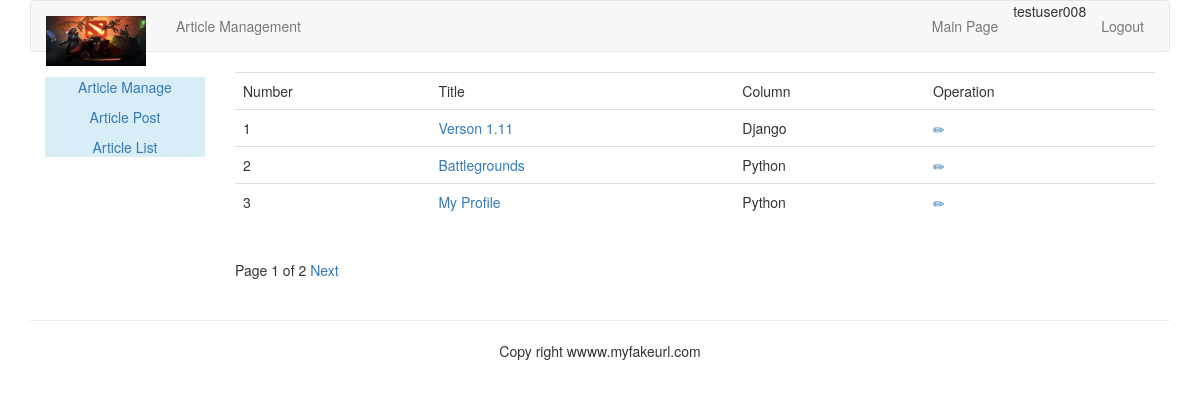
The app's page /article/article-list (signed in) with its own data.
### article/models.py (models this page shows, shortened)
class ArticlePost(models.Model):
    author = models.ForeignKey(User, related_name = 'article')
    title = models.CharField(max_length = 200)
    slug = models.SlugField(max_length = 500)
    column = models.ForeignKey(ArticleColumn, related_name = 'article_column')
    body = models.TextField()
    created = models.DateTimeField(default = timezone.now())
    updated = models.DateTimeField(auto_now = True)
    users_like = models.ManyToManyField(User, related_name = 'articles_like', blank = True)
    class Meta:
        ordering = ('-updated',)
        index_together = (('id', 'slug'),)
    def get_absolute_url(self):
        return reverse('article:article_detail', args = [self.id, self.slug])

class ArticleColumn(models.Model):
    user = models.ForeignKey(User, related_name = 'article_column')
    column = models.CharField(max_length = 200)
    created = models.DateField(auto_now_add = True)
    def __str__(self):
        return self.column

### article/views.py (the view)
@login_required(login_url = '/account/login')
def article_list(request):
    articles_list = ArticlePost.objects.filter(author = request.user)
    paginator = Paginator(articles_list, 3)
    page = request.GET.get('page')
    try:
        current_page = paginator.page(page)
        articles = current_page.object_list
    except PageNotAnInteger:
        current_page = paginator.page(1)
        articles = current_page.object_list
    except EmptyPage:
        current_page = paginator.page(paginator.num_pages)
        articles = current_page.object_list
    return render(request, 'article/column/article_list.html', {"articles":articles, "page":current_page})

### templates/article/column/article_list.html (shortened to what this page needs)
{% extends "article/base.html" %}
{% load staticfiles %}
{% block content %}
<div>
    <table class="table table-hover">
        <tr>
            <td>Number</td>
            <td>Title</td>
            <td>Column</td>
            <td>Operation</td>
        </tr>
        {% for article in articles %}
        <tr id={{article.id}}>
            <td>{{forloop.counter}}</td>
            <td><a href="{{article.get_absolute_url}}">{{article.title}}</a></td>
            <td>{{article.column}}</td>
            <td>
                <a name="edit" href="{% url 'article:redit_article' article.id %}">
                    <span class="glyphicon glyphicon-pencil"></span>
                </a>
                <a name="delete" href="javascript:" onclick="del_article(this, {{article.id}})">
                    <span class="glyphicon glyphicon-trash" style="margin-left:20px;"></span>
                </a>
            </td>
        </tr>
        {% endfor %}
    </table>
    {% include "paginator.html" %}
</div>
{% endblock %}

### templates/article/header.html
{% load staticfiles %}
<div class="container">
    <nav class="navbar navbar-default" role="navigation">
        <div class="navbar-header">
            <a class="navbar-brand" href="http://www.yantestfakeurl.com"><img width="100px" height="50px" src="{% static 'images/article.jpg' %}"></a>
        </div>
        <div>
            <ul class="nav navbar-nav" role="tablist">
                <li><a href="{% url 'article:article_column' %}">Article Management</a></li>
            </ul>
            <ul class="nav navbar-nav navbar-right" style="margin-right:10px">
                <li><a href="{% url 'blog:blog_title' %}">Main Page</a> </li>
                <li><span>{{ user.username }}</span></li>
                <li><a href="{% url 'account:user_logout' %}">Logout</a></li>
            </ul>
        </div>
    </nav>
</div>

### records on screen
ArticlePost: title "Verson 1.11", column "Django"
ArticlePost: title "Battlegrounds", column "Python"
ArticlePost: title "My Profile", column "Python"

### other values on screen
{{ user.username }} "testuser008"
{{ page.number }} "1"
{{ page.paginator.num_pages }} "2"
